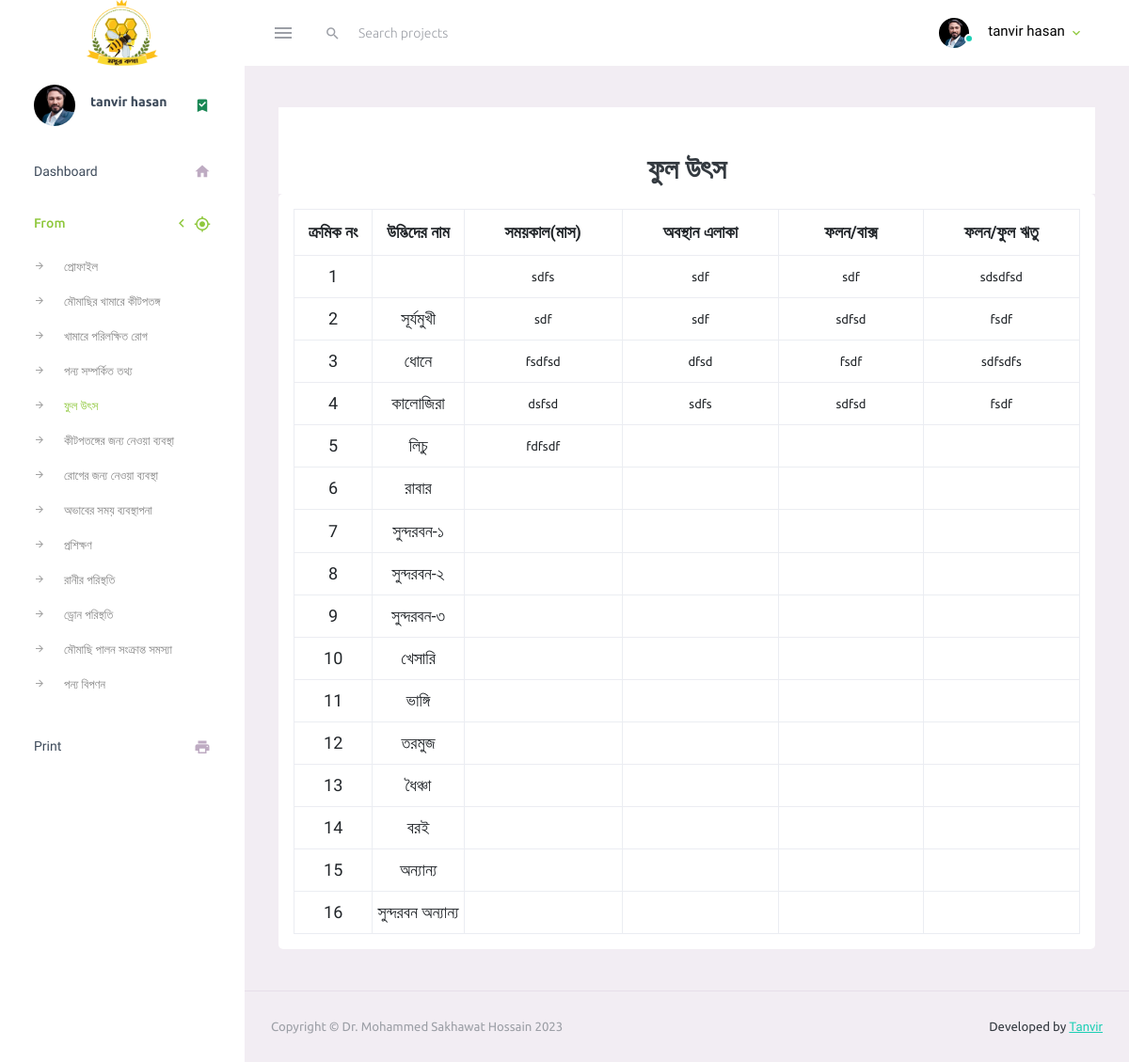
The app's page /fuler_utts18.php (signed in) with its own data.
### tables this page shows
CREATE TABLE `fuleruttso_18` (
  `id` int(10) NOT NULL,
  `user_id` int(10) NOT NULL,
  `udbider_name` varchar(100) NOT NULL,
  `somoykal` varchar(255) NOT NULL,
  `location` varchar(255) NOT NULL,
  `flon_box` varchar(255) NOT NULL,
  `folon_ful_retu` varchar(255) NOT NULL
);

### config/function.php (called while the page is built, shortened)
<?php
function SelectData($TableName, $moresql){
    global $conn;
    $sql = "SELECT * FROM $TableName $moresql";
    $select = mysqli_query($conn, $sql);
    return $select;
}
?>

### fuler_utts18.php (the view, shortened to what this page needs)
<?php
require_once "inc/header.php";
?>
<div class="row justify-content-md-center">
    <div class="col-12">
        <div class="text-center bg-white table-title">
            <h2 class="p-2 m-0 pt-5">ফুল উৎস</h2>
        </div>
        <div class="card p-3 form_tabkle">
            <form action="" method="post">
                <table class="table table-bordered">
                    <tr>
                        <th>ক্রমিক নং</th>
                        <th>উদ্ভিদের নাম</th>
                        <th>সময়কাল(মাস)</th>
                        <th>অবস্থান এলাকা</th>
                        <th>ফলন/বাক্স</th>
                        <th>ফলন/ফুল ঋতু</th>
                    </tr>
                    <?php
                    $i = 1;
                    $data = SelectData('fuleruttso_18', "WHERE user_id='$id_user'");
                    while ($row = $data->fetch_object()) { ?>
                        <tr>
                            <td><?= $i++; ?></td>
                            <td><?= $row->udbider_name ?></td>
                            <td><input type="text" id="somoykal<?php echo $row->id ?>" value="<?= $row->somoykal ?>" class="form-control"></td>
                            <td><input type="text" id="location<?php echo $row->id ?>" value="<?= $row->location ?>" class="form-control"></td>
                            <td><input type="text" id="flon_box<?php echo $row->id ?>" value="<?= $row->flon_box ?>" class="form-control"></td>
                            <td><input type="text" id="folon_ful_retu<?php echo $row->id ?>" value="<?= $row->folon_ful_retu ?>" class="form-control"></td>
                        </tr>
                    <?php } ?>
                </table>
            </form>
        </div>
    </div>
</div>
<?php require_once "inc/footer.php" ?>

### records on screen
fuleruttso_18: somoykal "sdfs", location "sdf", flon_box "sdf", folon_ful_retu "sdsdfsd"
fuleruttso_18: udbider_name "সূর্যমুখী", somoykal "sdf", location "sdf", flon_box "sdfsd", folon_ful_retu "fsdf"
fuleruttso_18: udbider_name "ধোনে", somoykal "fsdfsd", location "dfsd", flon_box "fsdf", folon_ful_retu "sdfsdfs"
fuleruttso_18: udbider_name "কালোজিরা", somoykal "dsfsd", location "sdfs", flon_box "sdfsd", folon_ful_retu "fsdf"
fuleruttso_18: udbider_name "লিচু", somoykal "fdfsdf"
fuleruttso_18: udbider_name "রাবার"
fuleruttso_18: udbider_name "সুন্দরবন-১"
fuleruttso_18: udbider_name "সুন্দরবন-২"
fuleruttso_18: udbider_name "সুন্দরবন-৩"
fuleruttso_18: udbider_name "খেসারি"
fuleruttso_18: udbider_name "ভাঙ্গি"
fuleruttso_18: udbider_name "তরমুজ"
fuleruttso_18: udbider_name "ধৈঞ্চা"
fuleruttso_18: udbider_name "বরই"
fuleruttso_18: udbider_name "অন্যান্য"
fuleruttso_18: udbider_name "সুন্দরবন অন্যান্য"

### other values on screen
UserData($userid, 'name') "tanvir hasan"
